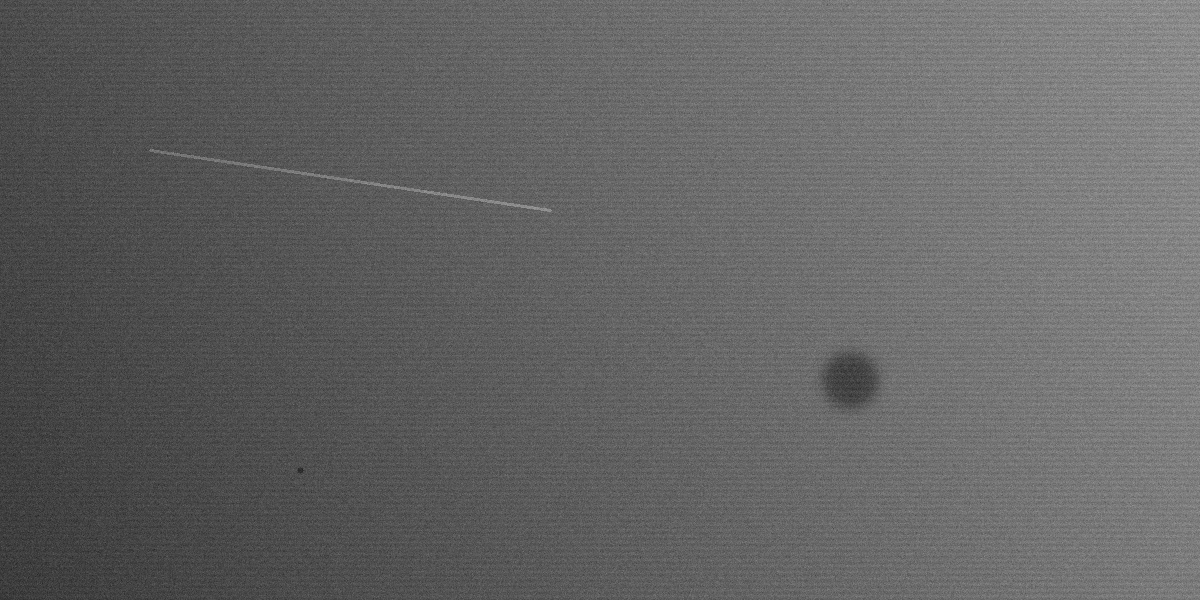
#> input picture 02_traitement_classique/python/tole.png, 1200 x 600 px
$ python etape1_pretraitement.py
#> lines starting #> are read from the running program, lines starting #| are printed output that depends on the picture
"""
Le prétraitement
  A. Débruiter : flou gaussien et flou médian
  B. Corriger l'éclairage : estimer le "fond" avec un très gros flou, puis le retirer

Lancer :  python etape1_pretraitement.py   (après generer_tole.py)
Produit : etape1_resultat.png
"""

import cv2
import numpy as np
import matplotlib.pyplot as plt

img = cv2.imread("tole.png", cv2.IMREAD_GRAYSCALE)
#> img is the input picture: shape (600, 1200); min 32, max 167, mean 99.5
if img is None:
    raise SystemExit("tole.png introuvable : exécuter d'abord generer_tole.py")

# ---------- A. Débruiter ----------
gaussien = cv2.GaussianBlur(img, (5, 5), 0)   # moyenne pondérée des voisins : lisse tout, bords compris
median = cv2.medianBlur(img, 5)               # valeur médiane des voisins : enlève les points isolés, garde mieux les bords

# ---------- B. Corriger l'éclairage ----------
# Le "fond" = l'éclairage + le métal sans les petits détails.
# Un flou énorme (sigma 40 px) efface défauts et stries, il ne reste que la variation lente de lumière.
fond = cv2.GaussianBlur(median.astype(np.float32), (0, 0), sigmaX=40)

# On DIVISE par le fond (l'éclairage agit comme un multiplicateur), puis on remet à un niveau moyen
corrige = median.astype(np.float32) / fond * 128
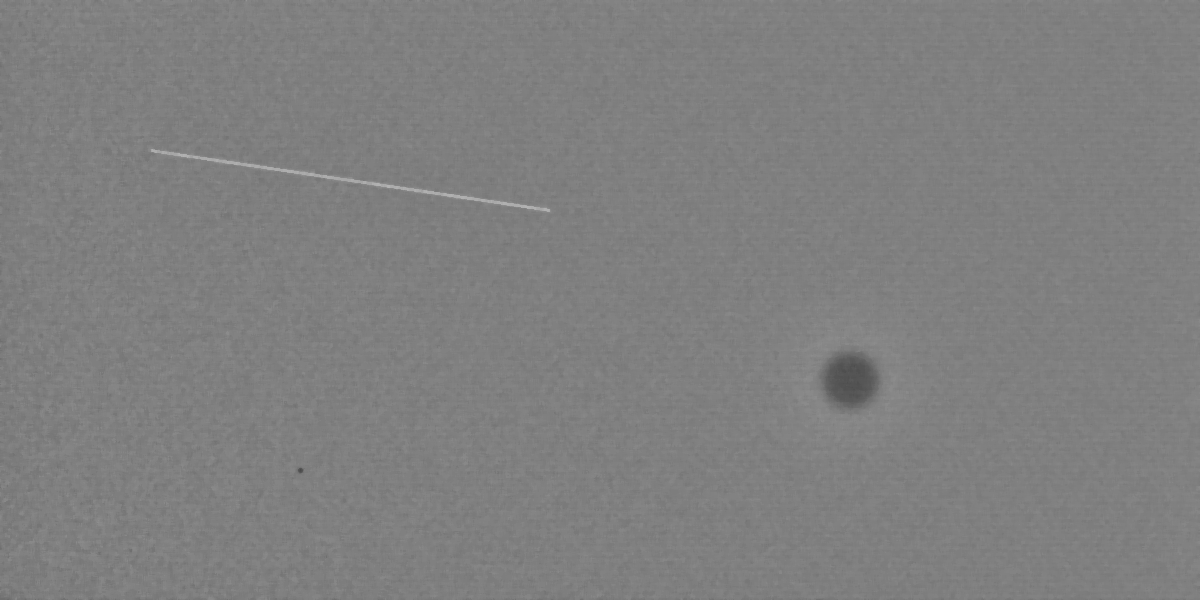
#> corrige: shape (600, 1200) float32; min 74.55, max 179.4, mean 128
corrige = np.clip(corrige, 0, 255).astype(np.uint8)

# ---------- Mesures pour comparer ----------
def niveaux(im):
    gauche = im[:, :200].mean()
#> gauche = 73.39
    droite = im[:, -200:].mean()
#> droite = 125.9
    return gauche, droite

g0, d0 = niveaux(img)
#> g0 = 73.39; d0 = 125.9
g1, d1 = niveaux(corrige)
#> g1 = 127.1; d1 = 127.7
print(f"Avant correction : moyenne gauche {g0:.0f}, droite {d0:.0f}  (écart {d0 - g0:.0f})")
#| Avant correction : moyenne gauche 73, droite 126  (écart 52)
print(f"Après correction : moyenne gauche {g1:.0f}, droite {d1:.0f}  (écart {d1 - g1:.0f})")
#| Après correction : moyenne gauche 127, droite 128  (écart 1)

# Bruit mesuré dans une zone sans défaut (en bas à droite)
zone = (slice(520, 590), slice(1050, 1180))
print(f"Bruit (écart-type) : original {img[zone].std():.1f} | gaussien {gaussien[zone].std():.1f} | médian {median[zone].std():.1f}")
#| Bruit (écart-type) : original 8.1 | gaussien 3.5 | médian 2.8

# ---------- Figure ----------
fig, ax = plt.subplots(3, 2, figsize=(13, 11))
for a, im, titre in [
    (ax[0, 0], img, "1. Image brute : éclairage inégal, bruit, stries"),
    (ax[0, 1], median, "2. Après flou médian 5x5"),
    (ax[1, 0], fond, "3. Fond estimé (flou sigma 40) = l'éclairage"),
    (ax[1, 1], corrige, "4. Image corrigée = médian / fond"),
]:
    a.imshow(im, cmap="gray", vmin=0, vmax=255 if im.dtype == np.uint8 else None)
    a.set_title(titre)
    a.axis("off")
#> this loop made 4 passes
#> titre on passes 2, 4: '2. Après flou médian 5x5', '4. Image corrigée = médian / fond'

# Profils horizontaux : la même ligne avant / après correction
ligne = 300
ax[2, 0].plot(img[ligne], lw=0.6, label="brute")
ax[2, 0].plot(corrige[ligne], lw=0.6, label="corrigée")
ax[2, 0].set_title(f"5. Profil de la ligne {ligne} (gauche → droite)")
ax[2, 0].set_xlabel("colonne (pixel)")
ax[2, 0].set_ylabel("niveau de gris")
ax[2, 0].legend()

ax[2, 1].hist(img.ravel(), bins=128, range=(0, 255), alpha=0.6, label="brute")
ax[2, 1].hist(corrige.ravel(), bins=128, range=(0, 255), alpha=0.6, label="corrigée")
ax[2, 1].set_title("6. Histogrammes : la corrigée est resserrée")
ax[2, 1].set_xlabel("niveau de gris")
ax[2, 1].legend()

plt.tight_layout()
plt.savefig("etape1_resultat.png", dpi=90)
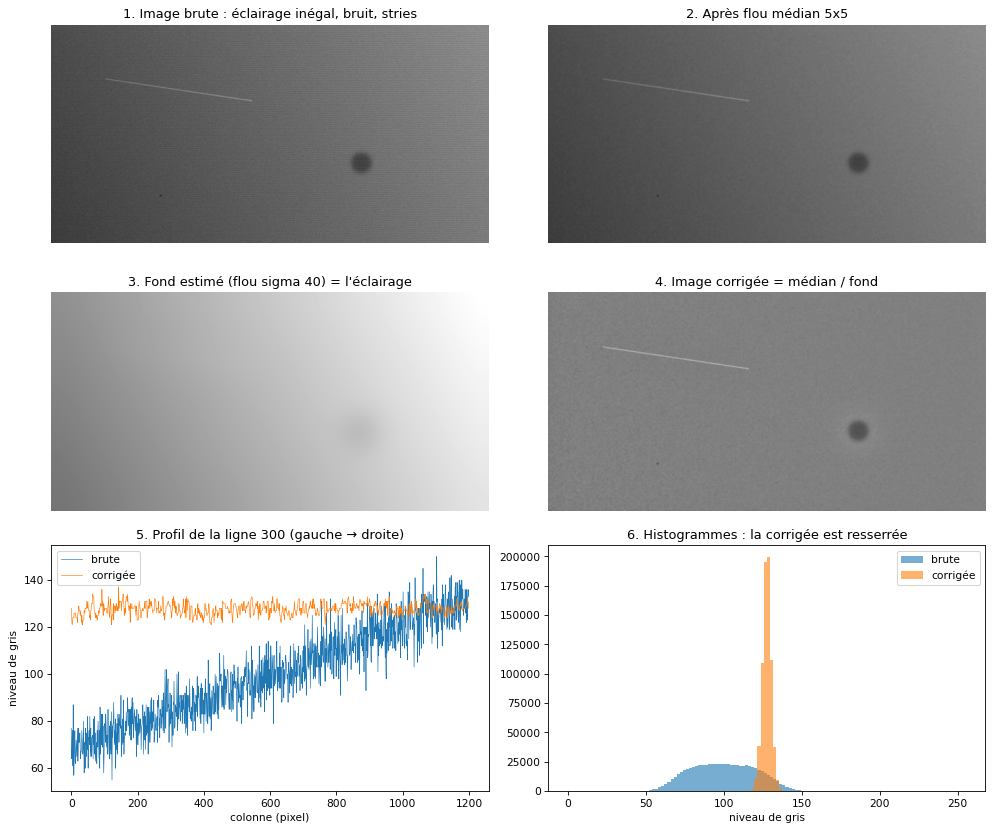
#> figure drawn by matplotlib, 6 panels; panel 5: curve peaks at x = 1102, y = 150; panel 5: curve peaks at x = 143, y = 137; panel 6: tallest bar 23062 high, from x = 93.63 to 95.62; panel 6: tallest bar 199353 high, from x = 127.5 to 129.5
print("etape1_resultat.png créé")
